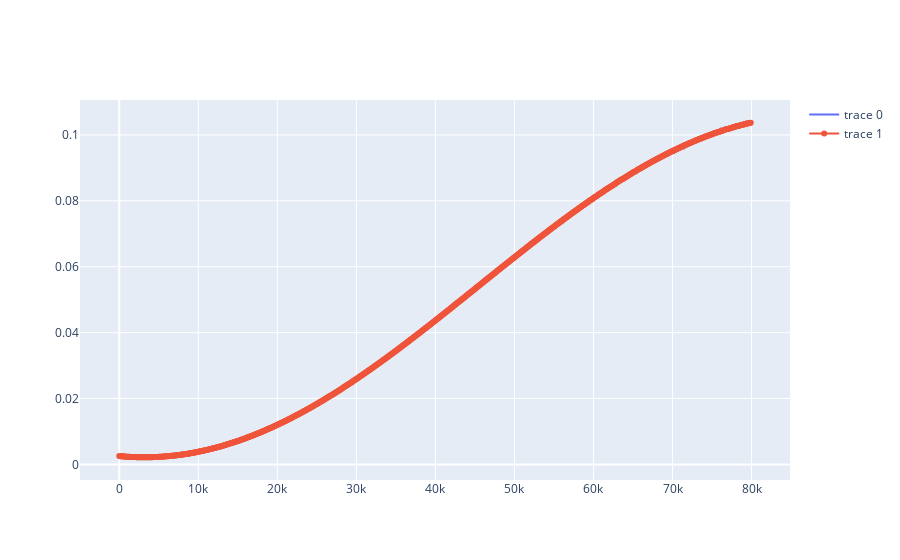

The notebook cell saved with this chart:
### Markdown cell above
# Load Calibration

### Code cell
from scipy.optimize import curve_fit

calib_File = 'pumpPowerCalibration.dat'
calib_data = np.loadtxt(calib_File)

def MalusLaw(x, A, T, x0, off):
    return A*np.cos(2*np.pi*(x-x0)/T+np.pi/2)**2+off

def getIntensityPos(y, A, T, x0, off):
    return (T*np.arcsin(np.sqrt((y-off)/A)))/(2*np.pi)+x0

popt, pcov = curve_fit(MalusLaw, calib_data[:,0], calib_data[:,1], p0= [ np.max(calib_data[:,1]),  2*(calib_data[-1,0]-calib_data[0,0]), (calib_data[-1,0]+calib_data[0,0])/2,  0]) 
print(popt)

fig = go.Figure()

fig.add_trace(go.Scatter(x=calib_data[:,0], y=calib_data[:,1], mode='lines'))
fig.add_trace(go.Scatter(x=calib_data[:,0], y=MalusLaw(calib_data[:,0], *popt), mode='lines+markers'))

fig.show()

def setPower(power):
    power = power/1000 # z mW -> W 
    pos = getIntensityPos(power,*popt)
    #pos = find_power(power, fnc, 23000,69000)
    rotator.move_to(pos)
    rotator.wait_for_move()

### Figure 1 — Plotly figure (JSON) as saved in the notebook; plotly's stock layout.template omitted (floating-point values rounded to 4 significant figures; data arrays with more than 128 entries replaced by an {"elided": "..."} marker saying what was removed)
{"data": [{"mode": "lines", "type": "scatter", "x": {"elided": "800 int values"}, "y": {"elided": "800 float values"}}, {"mode": "lines+markers", "type": "scatter", "x": {"elided": "800 int values"}, "y": {"elided": "800 float values"}}], "layout": {}}
